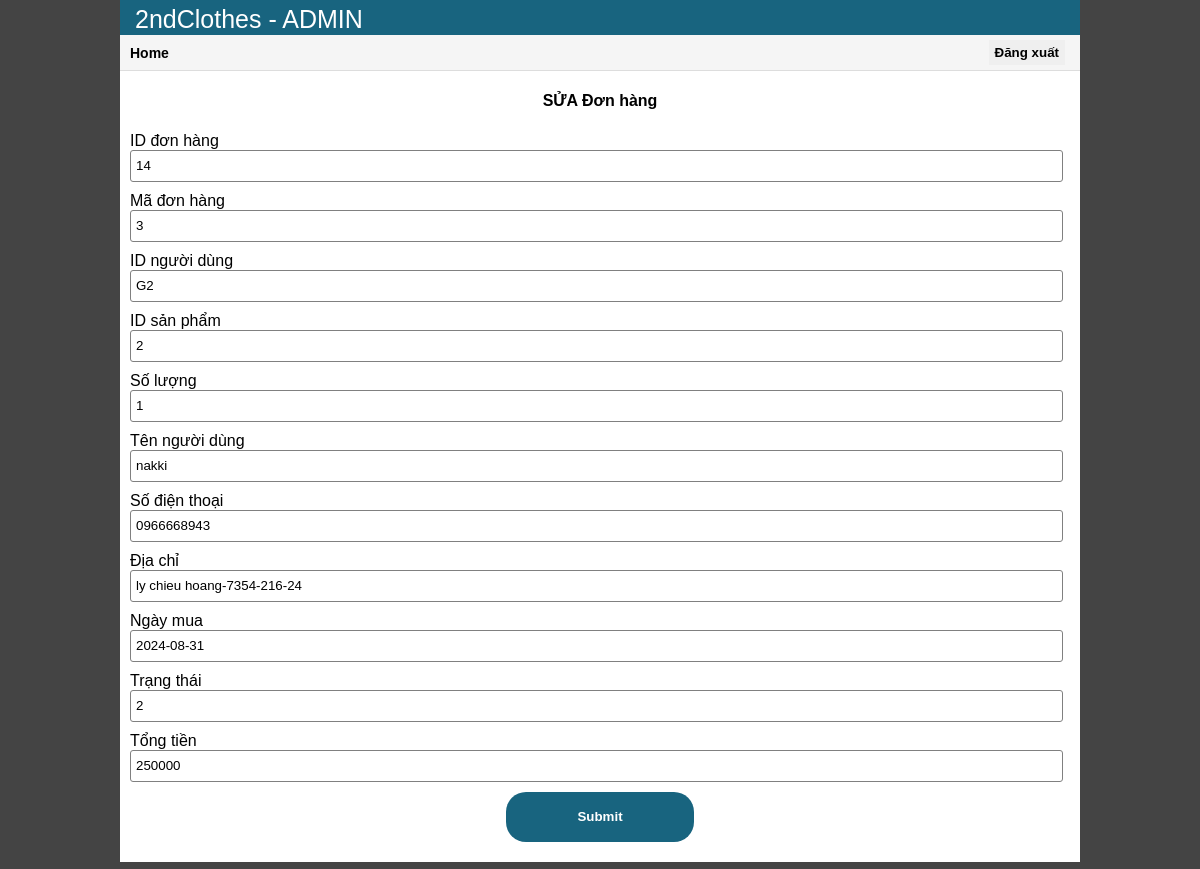
Screenshot of /admin/function/editBill.php?billID=14 with the database file from the repository.
### tables this page shows
CREATE TABLE `bill` (
  `billID` int(11) NOT NULL,
  `maBill` int(11) NOT NULL,
  `userID` varchar(11) NOT NULL,
  `productID` int(11) NOT NULL,
  `quantity` int(11) NOT NULL,
  `username` varchar(50) NOT NULL,
  `phone` varchar(50) NOT NULL,
  `useraddress` varchar(50) NOT NULL,
  `buytime` date NOT NULL,
  `billstate` int(1) NOT NULL,
  `total` float NOT NULL
);

### admin/function/functions.php (called while the page is built, shortened)
<?php
    require_once '../connectdb.php';
?>
<?php
    function getDetailBill($id){
        $sql = "SELECT * FROM bill WHERE billID = $id";
        global $conn;
        $kq = $conn->query($sql);
        if ($kq==null) return false;
        else return $kq->fetch();
    }

### admin/function/editBill.php (the view, shortened to what this page needs)
<?php
    require_once 'functions.php';
    $id = $_GET['billID'];
    settype($id, "int");
    $bill = getDetailBill($id);
?>
<!DOCTYPE html>
<html lang="en">
<head>
    <link rel="stylesheet" href="../css/style.css">
    <link href="../css/add_update.css" rel= "stylesheet" >
</head>
<body>
    <div class="container">
        <header>2ndClothes - ADMIN</header>
        <div class="menu">
            <a href="../index.php" class="home">Home</a>
            <form method="post" action="../login/logout.php">
                <input type="submit" name="logout" value="Đăng xuất">
            </form>
        </div>
        <div class="formContainer">
            <h4 class="formHeader">SỬA Đơn hàng</h4>
            <form action="" method="post">
                <div class="form-group">
                <label>ID đơn hàng</label> <input name="id" type="number" value="<?=$bill['billID']?>" class="form-control"/>
                </div>
                <div class="form-group">
                <label>Mã đơn hàng</label> <input name="code" type="number" value="<?=$bill['maBill']?>" class="form-control"/>
                </div>
                <div class="form-group">
                <label>ID người dùng</label> <input name="user" type="text" value="<?=$bill['userID']?>" class="form-control"/>
                </div>
                <div class="form-group">
                <label>ID sản phẩm</label> <input name="prod" type="number" value="<?=$bill['productID']?>" class="form-control"/>
                </div>
                <div class="form-group">
                <label>Số lượng</label> <input name="qtt" type="number" class="form-control" value="<?=$bill['quantity']?>" ></input>
                </div>
                <div class="form-group">
                <label>Tên người dùng</label> <input name="name" type="text" value="<?=$bill['username']?>" class="form-control"/>
                </div>
                <div class="form-group">
                <label>Số điện thoại</label> <input name="phone" type="text" value="<?=$bill['phone']?>" class="form-control"/>
                </div>
                <div class="form-group">
                <label>Địa chỉ</label> <input name="fullAddress" type="text" value="<?=$bill['useraddress']?>" class="form-control"/>
                </div>
                <div class="form-group">
                <label>Ngày mua</label> <input name="date" type="text" value="<?=$bill['buytime']?>" class="form-control"/>
                </div>
                <div class="form-group">
                <label>Trạng thái</label> <input name="state" type="number" value="<?=$bill['billstate']?>" class="form-control"/>
                </div>
                <div class="form-group">
                <label>Tổng tiền</label> <input name="total" type="number" value="<?=$bill['total']?>" class="form-control"/>
                </div>
                <div class="form-group">
                <input name="btn" type="submit" value="Submit" class="submit-button"/>
                </div>
            </form>
        </div>
    </div>
    </body>
</html>

### admin/css/style.css (style rules this page uses)
body { background-color: #444; margin: 0; font-family: Arial, Helvetica, sans-serif; }
* { text-decoration: none; }
.container { background-color: white; width: 80%; margin-left: 10%; height: 100%; }
header { max-width: 100%; height: 25px; padding: 5px 5px; background-color: #18647f; color: white; font-size: 25px; text-indent: 10px; }
.menu { max-width: 100%; height: 25px; padding: 5px 5px; font-size: 14px; background-color: #f5f5f5; border-bottom: 1px solid #ddd; }
.home { margin-left: 0px; display: inline-block; padding: 5px; color: black; font-weight: bold; }
.menu form { float:right; display: inline; padding: 0px 10px 6px 10px; height: 100%; }
.menu form input { border: none; height: 100%; font-weight: bold; }

### admin/css/add_update.css (style rules this page uses)
.formContainer { margin-bottom: 50px; }
h4 { text-align: center; }
.form-group { margin: 10px 10px 0px; }
.form-control { width:98%; padding: 5px; outline: none; border: 1px solid gray; border-radius: 3px; }
.submit-button { padding: 8px 30px; outline: none; border: none; border-radius: 20px; font-weight: bold; background-color: #18647f; color: white; cursor: pointer; width: 20%; height: 50px; margin-left: 40%; margin-bottom: 20px; }
form input { height: 20px; }

### rows the page displays
bill: id "14", code "3", user "G2", prod "2", qtt "1", name "nakki", phone "0966668943", fullAddress "ly chieu hoang-7354-216-24", date "2024-08-31", state "2", total "250000"
